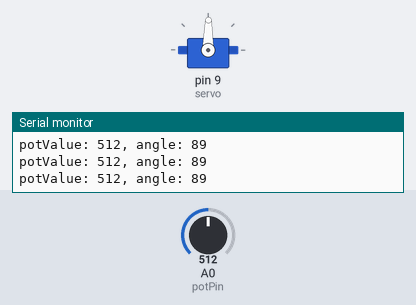
Simulated run of this sketch. Board: Arduino Uno, built with avr-gcc and run on an emulated ATmega328P. Parts: servo, the last lines printed to the serial monitor. The test bench sets the inputs (shaded band); at power-on: A0 (potPin) = 512.

Above: at 1.2 s.
1.3 s: A0 (potPin) set to 108
At 2.3 s:
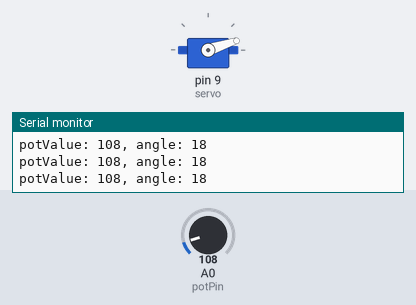
2.8 s: A0 (potPin) set to 95
At 4.0 s:
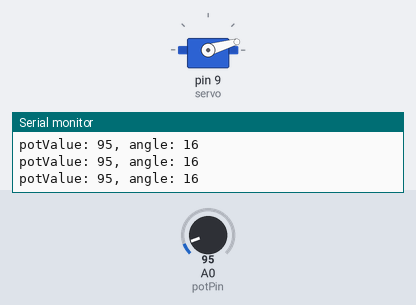
4.3 s: A0 (potPin) set to 122
At 5.5 s:
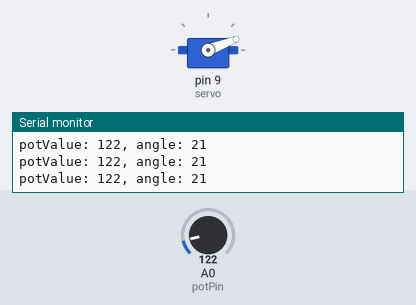
5.8 s: A0 (potPin) set to 306
At 6.1 s:
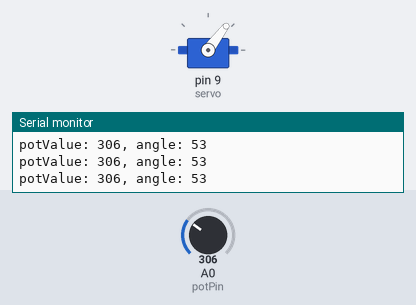
7.3 s: A0 (potPin) set to 984
At 7.8 s:
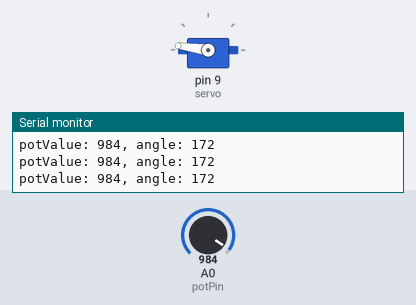
8.8 s: A0 (potPin) set to 1017
At 9.8 s:
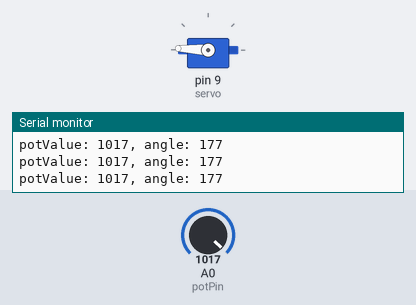
Timing chart, 0 to 11.3 s (numbered marks = the images above; inputs shaded):
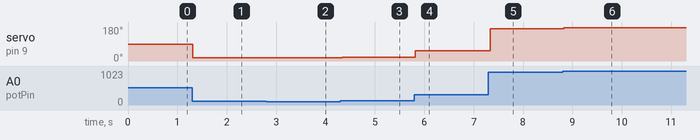

The sketch:

mood-cue.ino
```cpp
#include <Servo.h>

Servo servo;

int const potPin = A0;
int potValue;
int angle;

void setup() {
  servo.attach(9);
  Serial.begin(9600);
}

void loop() {
  potValue = analogRead(potPin);
  Serial.print("potValue: ");
  Serial.print(potValue);
  angle = map(potValue, 0, 1023, 0, 179);
  Serial.print(", angle: ");
  Serial.println(angle);
  servo.write(angle);
  delay(15);
}
```

Measured:
- after the input at 1.3 s, servo on pin 9 (servo): 89° → 18° at once
- after the input at 2.8 s, servo on pin 9 (servo): 18° → 16° at once
- after the input at 4.3 s, servo on pin 9 (servo): 16° → 21° at once
- after the input at 5.8 s, servo on pin 9 (servo): 21° → 53° at once
- after the input at 7.3 s, servo on pin 9 (servo): 53° → 172° at once
- after the input at 8.8 s, servo on pin 9 (servo): 172° → 177° at once
